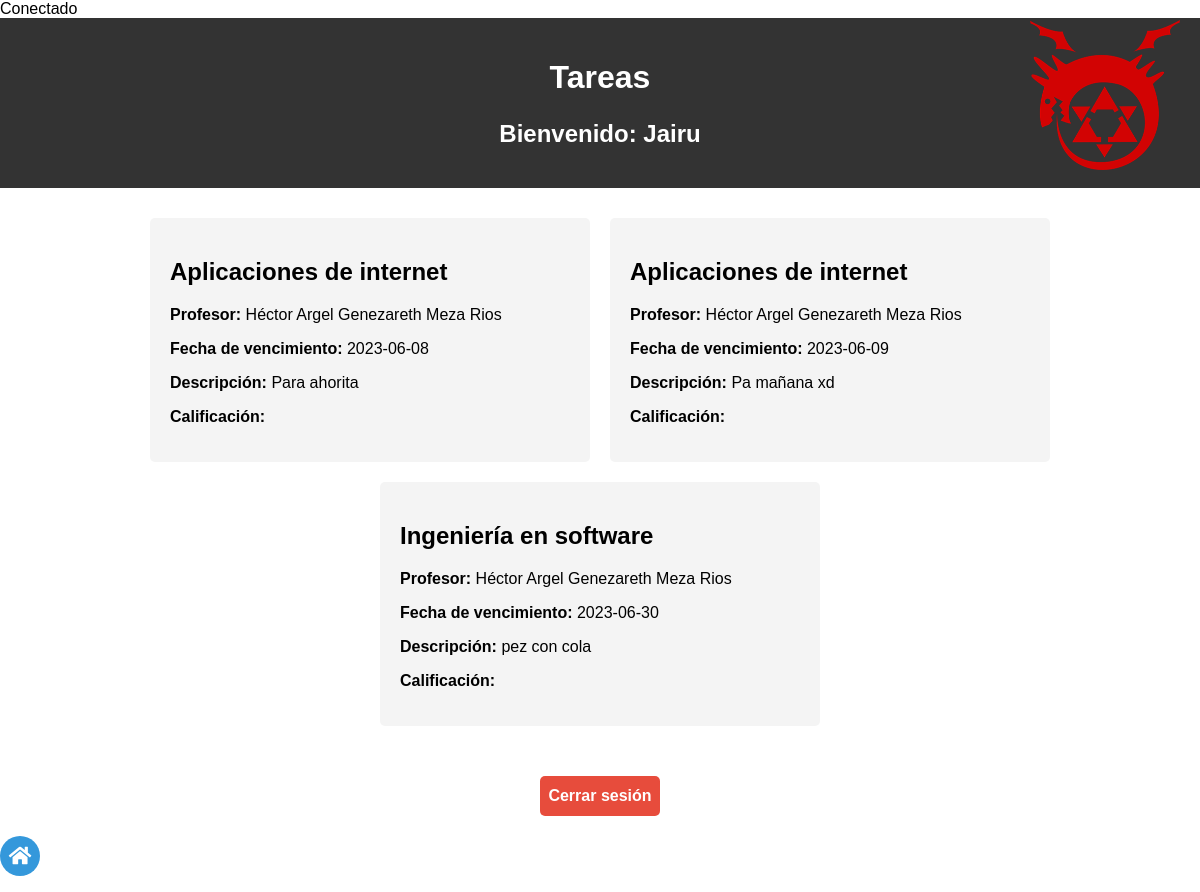
The app's page /tareas.php (signed in) with its own data.
### tables this page shows
CREATE TABLE `tareas` (
  `tarea_id` int(11) NOT NULL,
  `clase_id` int(11) DEFAULT NULL,
  `titulo` varchar(255) DEFAULT NULL,
  `descripcion` varchar(255) DEFAULT NULL,
  `fecha_vencimiento` date DEFAULT NULL,
  `calificacion` float DEFAULT NULL
);

CREATE TABLE `clases` (
  `clase_id` int(11) NOT NULL,
  `profesor_id` int(11) DEFAULT NULL,
  `nombre` varchar(255) DEFAULT NULL,
  `descripcion` varchar(255) DEFAULT NULL
);

CREATE TABLE `alumnos` (
  `alumno_id` int(11) NOT NULL,
  `usuario` varchar(255) DEFAULT NULL,
  `password` varchar(255) DEFAULT NULL,
  `nombre` varchar(255) DEFAULT NULL,
  `tipo` varchar(255) DEFAULT NULL
);

### tareas.php (the view, shortened to what this page needs)
<?php
include_once './includes/conectar.php';
$usuario = $_SESSION['user'];
$query = "SELECT tipo, alumno_id FROM alumnos WHERE usuario = :usuario";
$stmt = $pdo->prepare($query);
$stmt->bindParam(':usuario', $usuario);
$stmt->execute();
$row = $stmt->fetch(PDO::FETCH_ASSOC);
$alumno_id = $row['alumno_id'];
$query = "SELECT tareas.*, clases.nombre AS nombre_clase, alumnos.nombre AS profesor_nombre FROM tareas
          INNER JOIN clases ON tareas.clase_id = clases.clase_id
          INNER JOIN alumnos ON clases.profesor_id = alumnos.alumno_id
          INNER JOIN alumnos_clases ON tareas.clase_id = alumnos_clases.clase_id
          WHERE alumnos_clases.alumno_id = :alumno_id";
$stmt = $pdo->prepare($query);
$stmt->bindParam(':alumno_id', $alumno_id);
$stmt->execute();
$tareas = $stmt->fetchAll(PDO::FETCH_ASSOC);
?>
<!DOCTYPE html>
<html>
<head>
    <link rel="stylesheet" href="https://cdnjs.cloudflare.com/ajax/libs/font-awesome/5.15.3/css/all.min.css">
    <link rel="stylesheet" href="./css/unirse.css">
</head>
<body>
    <div class="header">
        <img src="./img/logo.png" alt="Logo de la escuela" class="logo">
        <h1>Tareas</h1>
        <p class="welcome">Bienvenido: <?php echo htmlspecialchars($_SESSION['user']); ?></p>
    </div>
    <div class="clases-container">
        <?php foreach ($tareas as $tarea) { ?>
            <div class="clase-card">
                <h2><?php echo htmlspecialchars($tarea['nombre_clase']); ?></h2>
                <p><strong>Profesor:</strong> <?php echo htmlspecialchars($tarea['profesor_nombre']); ?></p>
                <p><strong>Fecha de vencimiento:</strong> <?php echo htmlspecialchars($tarea['fecha_vencimiento']); ?></p>
                <p><strong>Descripción:</strong> <?php echo htmlspecialchars($tarea['descripcion']); ?></p>
                <p><strong>Calificación:</strong> <?php echo htmlspecialchars($tarea['calificacion']); ?></p>
            </div>
        <?php } ?>
    </div>
    <form action="inicio.php" method="post">
        <input class="logout-button" type="submit" value="Cerrar sesión" name="cerrar">
    </form>
    <form action="inicio.php" method="post">
        <button class="home-button" type="submit" name="volver">
            <i class="fas fa-home"></i>
        </button>
    </form>
</body>
</html>

### css/unirse.css (style rules this page uses)
body { margin: 0; padding: 0; font-family: Arial, sans-serif; }
.header { background-color: #333; color: #fff; padding: 20px; text-align: center; }
.logo { position: absolute; top: 20px; right: 20px; width: 150px; height: 150px; }
.welcome { font-size: 24px; font-weight: bold; margin-bottom: 20px; }
.clases-container { display: flex; justify-content: center; align-items: flex-start; flex-wrap: wrap; padding: 20px; }
.clase-card { width: 400px; background-color: #f4f4f4; border-radius: 5px; margin: 10px; padding: 20px; }
.logout-button { display: block; width: 120px; height: 40px; margin: 20px auto; background-color: #e74c3c; color: #fff; border: none; border-radius: 5px; font-size: 16px; font-weight: bold; cursor: pointer; transition: background-color 0.3s; }
.home-button { display: flex; align-items: center; justify-content: center; width: 40px; height: 40px; background-color: #3498db; color: #fff; border: none; border-radius: 50%; font-size: 20px; cursor: pointer; transition: background-color 0.3s; }

### records on screen
tareas: clase.nombre "Aplicaciones de internet", alumnos.nombre "Héctor Argel Genezareth Meza Rios", fecha_vencimiento "2023-06-08", descripcion "Para ahorita"
tareas: clase.nombre "Aplicaciones de internet", alumnos.nombre "Héctor Argel Genezareth Meza Rios", fecha_vencimiento "2023-06-09", descripcion "Pa mañana xd"
tareas: clase.nombre "Ingeniería en software", alumnos.nombre "Héctor Argel Genezareth Meza Rios", fecha_vencimiento "2023-06-30", descripcion "pez con cola"

### other values on screen
$_SESSION['user'] "Jairu"
